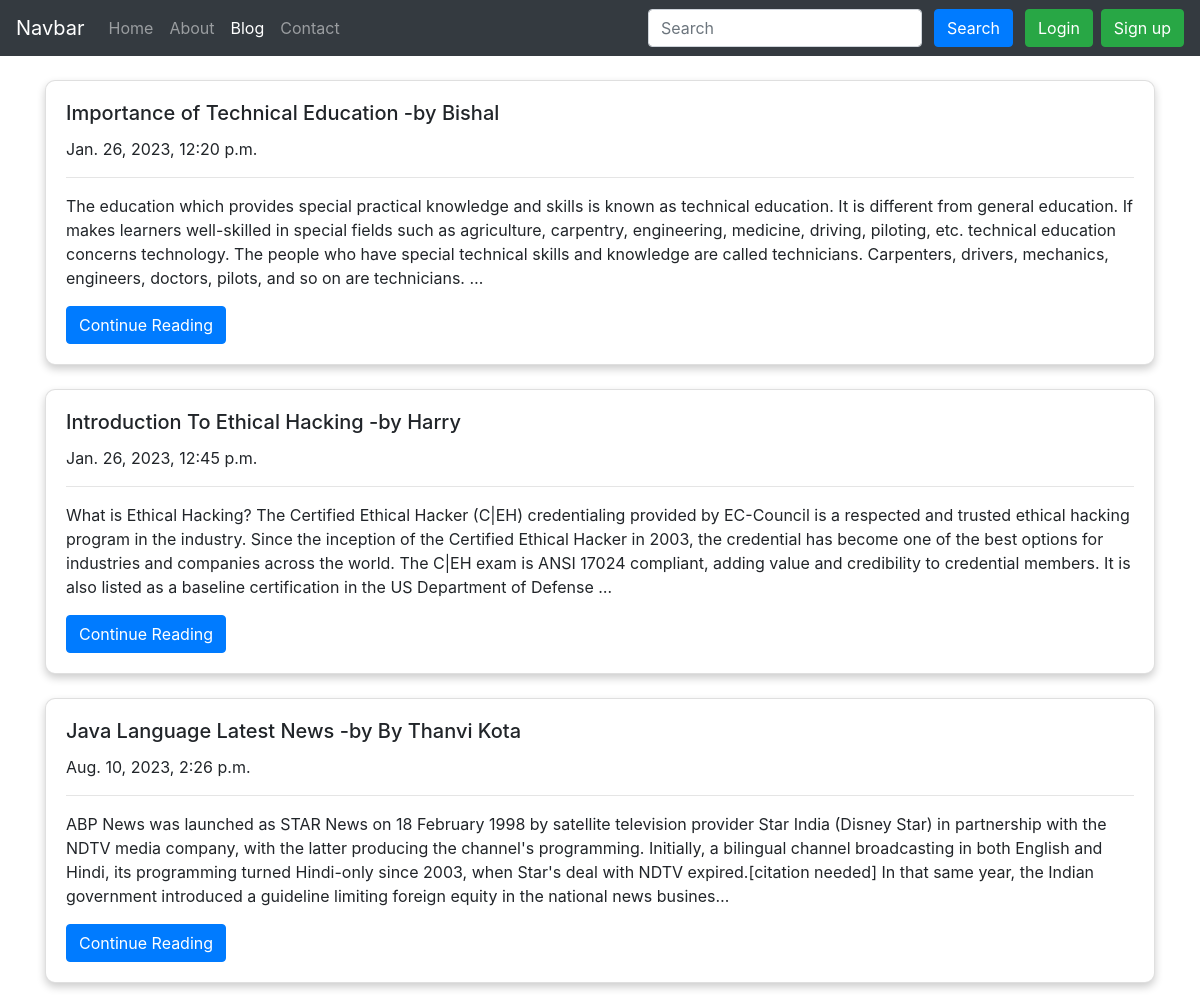
Screenshot of /blog/ with the database file from the repository.
### Blog/models.py (models this page shows, shortened)
class Post(models.Model):
    sno = models.AutoField(primary_key=True)
    title = models.CharField(max_length=100)
    text = models.TextField()
    author = models.CharField(max_length=30)
    slug = models.CharField(max_length=300)
    timeStamp = models.DateTimeField(default=datetime.now, blank=True)

### Blog/views.py (the view)
# urls.py: path('',views.blogHome,name="blogHome"),
def blogHome(request):
    allPosts = Post.objects.all()
    context = {
        'allPosts': allPosts
    }
    return render(request, 'blog/home.html', context=context)

### templates/blog/home.html (shortened to what this page needs)
{% extends 'base.html' %}
{% block activeBlog %}active{% endblock activeBlog %}
{% block body %}
<div class="container my-4">
    {% for post in allPosts %}
    <div class="card my-4">
        <div class="card-body">
            <h5 class="card-title">{{post.title}}     -by {{post.author}}</h5>
            <p class="card-text">{{ post.timeStamp }}</p>
            <hr class="solid">
            <p class="card-text">{{post.text | truncatechars:500}}</p>
            <a href="/blog/{{post.slug}}" class="btn btn-primary">Continue Reading</a>
        </div>
    </div>
    {% endfor %}
</div>
{% endblock body %}

### templates/base.html (shortened to what this page needs)
<!doctype html>
<html lang="en">
<head>
    <link rel="stylesheet" href="https://stackpath.bootstrapcdn.com/bootstrap/4.3.1/css/bootstrap.min.css">
</head>
<body>
    <nav class="navbar navbar-expand-lg navbar-dark bg-dark">
        <a class="navbar-brand" href="/">Navbar</a>
        <div class="collapse navbar-collapse" id="navbarSupportedContent">
            <ul class="navbar-nav mr-auto">
                <li class="nav-item {% block activeHome %}{% endblock activeHome %}">
                    <a class="nav-link" href="/">Home <span class="sr-only">(current)</span></a>
                </li>
                <li class="nav-item {% block activeAbout %}{% endblock activeAbout %}">
                    <a class="nav-link" href="/about">About</a>
                </li>
                <li class="nav-item {% block activeBlog %}{% endblock activeBlog %}">
                    <a class="nav-link" href="/blog">Blog</a>
                </li>
                <li class="nav-item {% block activeContact %}{% endblock activeContact %}">
                    <a class="nav-link" href="/contact">Contact</a>
                </li>
            </ul>
            <form method="get" action="/search" class="form-inline my-2 my-lg-0">
                <input name="query" id="query" class="form-control mr-sm-2" type="search" placeholder="Search"
                    aria-label="Search">
                <button class="btn btn-primary my-2 mx-1 my-sm-0" type="submit">Search</button>
                {% if user.is_authenticated %}
                <div class="btn-group">
                    <button type="button" class="btn btn-primary dropdown-toggle mx-2" data-toggle="dropdown" aria-haspopup="true" aria-expanded="false">
                      Welcome {{user.username}}
                    </button>
                    <div class="dropdown-menu">
                      <a class="dropdown-item" href="/logout/">Logout</a>
                    </div>
                  </div>
                {% else %}
                <button type="button" class="btn btn-success mx-2" data-toggle="modal" data-target="#signinModal">
                    Login
                </button>
                <button type="button" class="btn btn-success" data-toggle="modal" data-target="#signupModal">
                    Sign up
                </button>
                {% endif %}
            </form>
        </div>
    </nav>
    {% block body %}{% endblock body %}
</body>
</html>

### templates/blog/home.html (style rules this page uses)
.card { box-shadow: 0 4px 8px 0 rgba(0, 0, 0, 0.2); border-radius: 10px; }

### rows the page displays
Post: title "Importance of Technical Education", author "Bishal", timeStamp "Jan. 26, 2023, 12:20 p.m.", text "The education which provides special practical knowledge and skills is known as technical education. It is different from general education. If makes learners well-skilled in special fields such as agriculture, carpentry, engineering, medicine, driving, piloting, etc. technical education concerns technology. The people who have special technical skills and knowledge are called technicians. Carpenters, drivers, mechanics, engineers, doctors, pilots, and so on are technicians. …"
Post: title "Introduction To Ethical Hacking", author "Harry", timeStamp "Jan. 26, 2023, 12:45 p.m.", text "What is Ethical Hacking? The Certified Ethical Hacker (C|EH) credentialing provided by EC-Council is a respected and trusted ethical hacking program in the industry. Since the inception of the Certified Ethical Hacker in 2003, the credential has become one of the best options for industries and companies across the world. The C|EH exam is ANSI 17024 compliant, adding value and credibility to credential members. It is also listed as a baseline certification in the US Department of Defense …"
Post: title "Java Language Latest News", author "By Thanvi Kota", timeStamp "Aug. 10, 2023, 2:26 p.m.", text "ABP News was launched as STAR News on 18 February 1998 by satellite television provider Star India (Disney Star) in partnership with the NDTV media company, with the latter producing the channel's programming. Initially, a bilingual channel broadcasting in both English and Hindi, its programming turned Hindi-only since 2003, when Star's deal with NDTV expired.[citation needed] In that same year, the Indian government introduced a guideline limiting foreign equity in the national news busines…"
